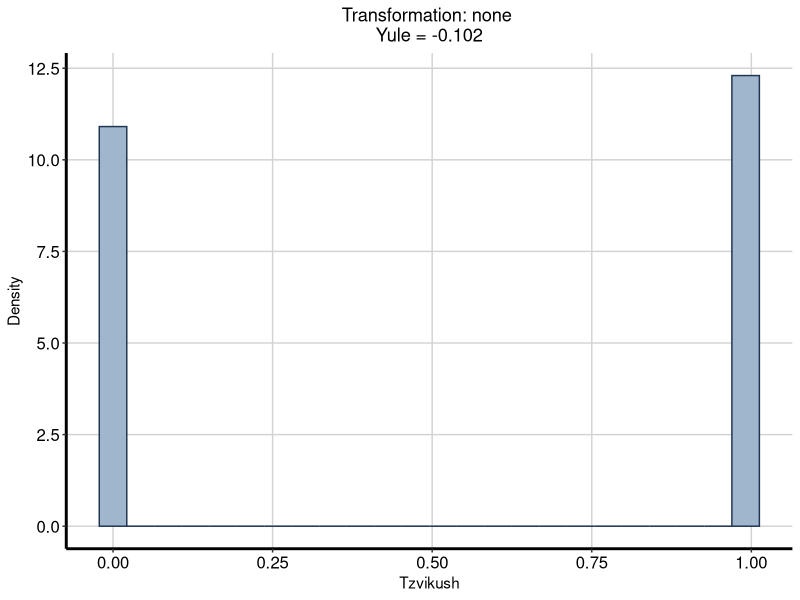
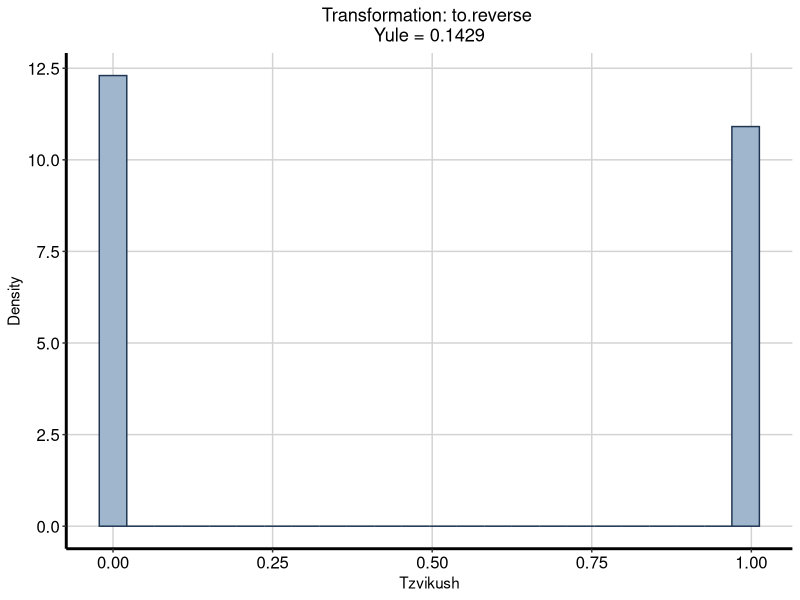
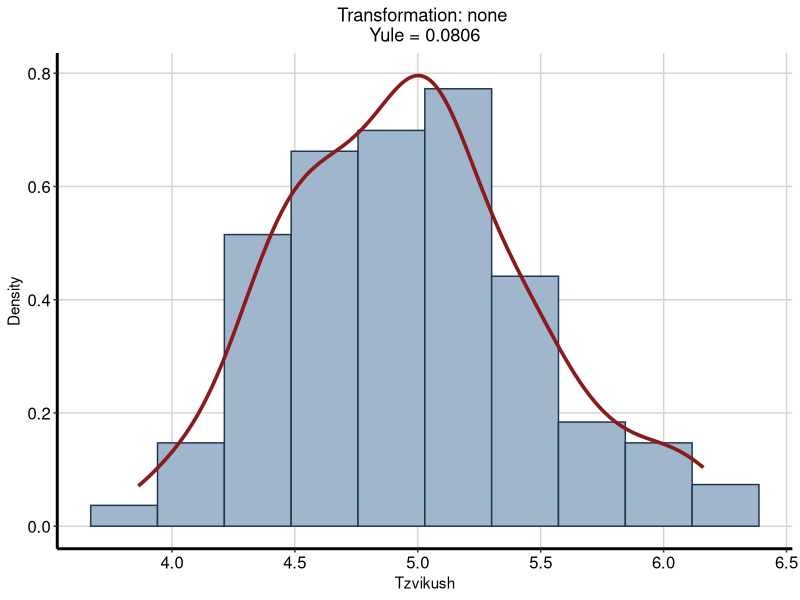
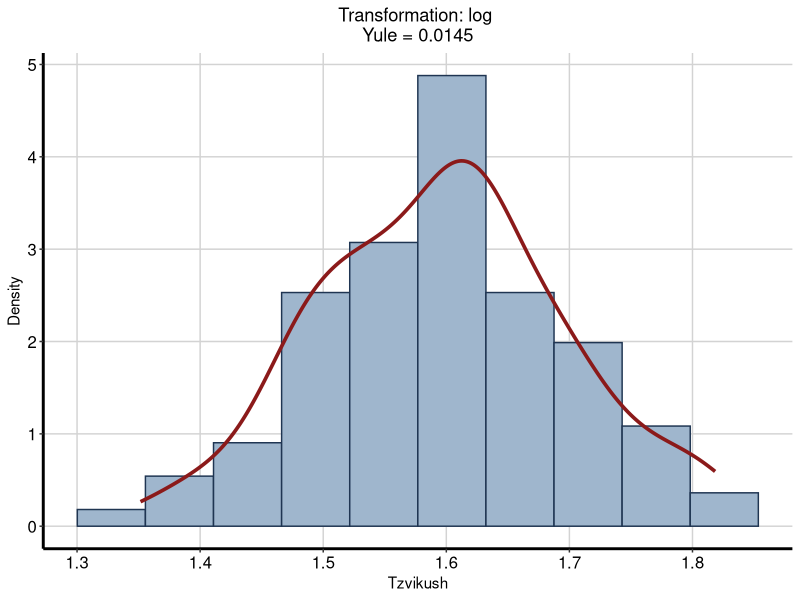
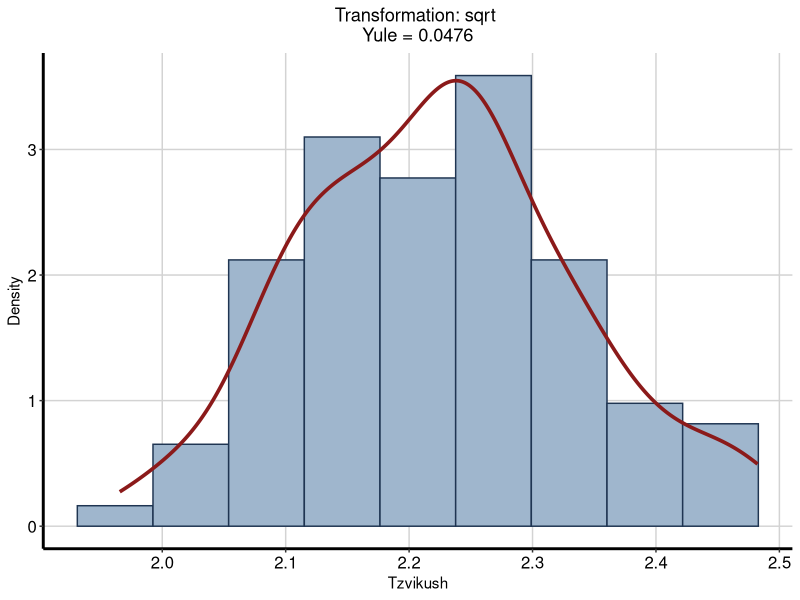
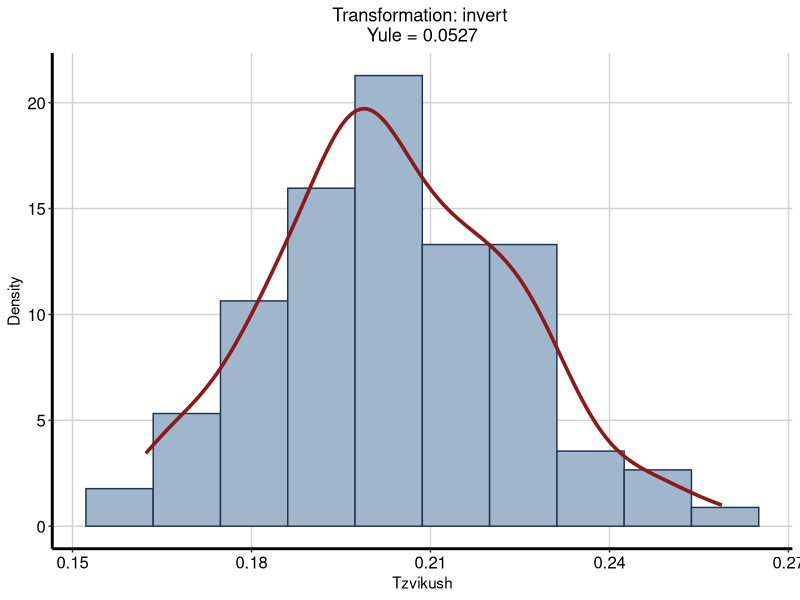
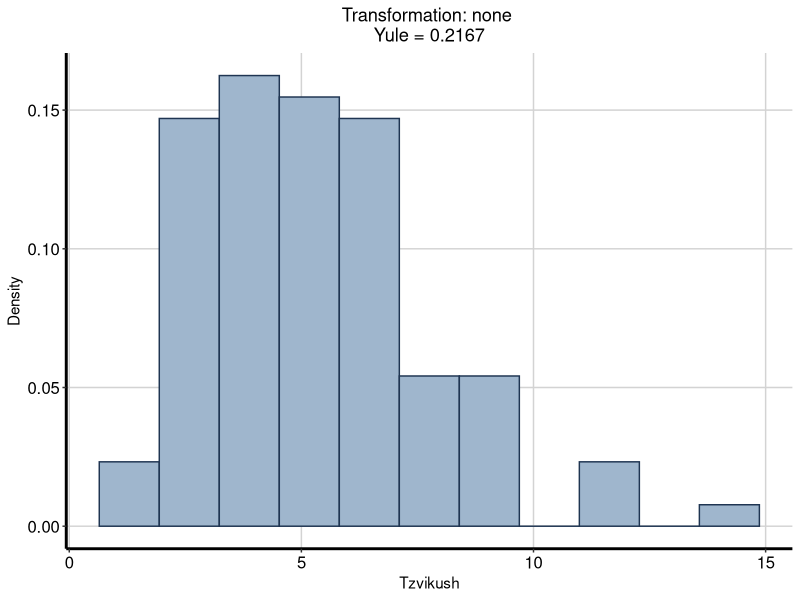
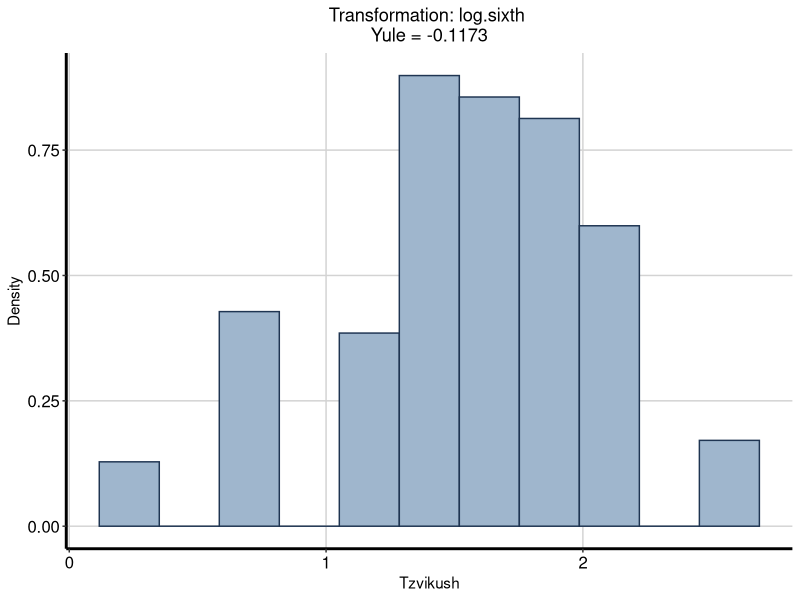

Source code (R) for these figures, in order:
###########################
# Libraries Load ----------------------------------------------------------
library('ggplot2')
###########################

###########################
# Index Functions  --------------------------------------------------------


## Creating index, currently only supports YULE
## Should always be as following 1. Index value 2. Order index (allowing none to be first)
## 3. Name of index
createIndex <- function(transform.list, index = 'Yule') { 
  if (index == 'Yule') { 
    yul.ind   <- unlist(lapply(transform.list, yuleIndex))
    names(yul.ind) <- names(transform.list)
    if (length(yul.ind) == 1) {
      return(list('Index' = yul.ind, 'Order' = 1, 'Name' = index))
    }
    ord.ind <- c(1, order(abs(yul.ind[2:length(yul.ind)])) + 1)
    return(list('Index' = yul.ind[ord.ind], 'Order' = ord.ind, 'Name' = index))  
  }
}


# Yule's index function
yuleIndex <- function(x) { 
  
  ## Checks 
  if (is.null(x)) { 
    return(NULL)
  }
  if (!any(is.numeric(x))) { 
    print("Can't calculate skewness for non-numeric arguments")
    stop()
  } 
  x <- sort(x)
  l <- length(x)
  ## Return 0 if variable is constant 
  if (length(unique(x)) == 1) {
    return(0)
  }
  if (l < 4) {
    print("Can't calculate skewness for a vector of length 3 or less")   
    stop()
  }
  l_1 <- floor(l / 4)
  m_1 <- mean(x[1:l_1], na.rm = T)
  m_2 <- mean(x[(l_1 + 1):(l - l_1 - 1)], na.rm = T)
  m_3 <- mean(x[(l - l_1):l], na.rm = T)
  numerator <- 0.5 * (m_1 + m_3) - m_2
  denominator <- 0.5 * (m_3 - m_1)
  sk <- numerator / denominator
  return(sk)
}

###########################

###########################
# Transformations ---------------------------------------------------------

## Cumlative Entropy 
cumlativeEntropy <- function(x) { 
  sum.x <- length(x)
  tab.x <- data.frame(table(x) / sum.x)
  p     <- nrow(tab.x)
  ## Dealing p = 0, first group 
  temp.q <- tab.x[1,'Freq'] 
  tab.x[1,'Changed.Value'] <- (temp.q * log(temp.q) + (1 - temp.q) * log(1 - temp.q)) / temp.q 
  ## Dealing q = 1, last group 
  temp.p <-  (1 -  tab.x[p,'Freq']) 
  tab.x[p,'Changed.Value'] <- (-temp.p * log(temp.p) - (1 - temp.p) * log(1 - temp.p)) / (1 - temp.p)
  for (i in 2:(p - 1)) {
    temp.q                   <- sum(tab.x[1:i,'Freq'])
    temp.p                   <- sum(tab.x[1:(i - 1),'Freq'])
    tab.x[i,'Changed.Value'] <- (temp.q * log(temp.q) + (1 - temp.q) * log(1 - temp.q) - 
                                   (temp.p * log(temp.p) + (1 - temp.p) * log(1 - temp.p))) / 
      (temp.q - temp.p)
  }
  x.new <-  tab.x[match(x, tab.x[ ,'x']), 'Changed.Value']
  return(x.new)
}

## Logit
logit <- function(x, const = 1 / 3 , b = 1) { 
  return(log((x + const) / (b - x + const)))
}


## Norm Logit 
norm.logit <- function(x, const = 1 / 3, a = 0, b = 1) { 
  frac.x <- (x - a) / (b - a)
  return(logit(frac.x, b = b))
}

## Replacing zero with the half the min absolute value of the vector 
## Does nothing otherwise
remZero <- function(x) {
  x.0 <- x == 0
  if (any(x.0, na.rm = T)) {
    x[x.0] <- min(abs(x[!x.0])) / 2 
  }
  return(x)
}


## Wrapping Transformations 
transformList <- function(target.vec, 
                          transform.vec, 
                          a = NULL, 
                          b = NULL) {
  transform.list      <- list()
  target.vec.rem.zero <- remZero(target.vec)
  ## Always add original at begining 
  transform.list[['none']] <- target.vec
  if ('log' %in% transform.vec) { 
    transform.list[['log']] <- log(target.vec.rem.zero) 
  }
  if ('sqrt' %in% transform.vec) { 
    transform.list[['sqrt']] <- sqrt(target.vec.rem.zero) 
  }
  if ('invert' %in% transform.vec) { 
    transform.list[['invert']] <- 1 / target.vec.rem.zero
  }
  if ('inv.sqrt' %in% transform.vec) { 
    transform.list[['inv.sqrt']] <- 1 / sqrt(target.vec.rem.zero)
  }
  if ('logit' %in% transform.vec) { 
    transform.list[['logit']] <- logit(target.vec, b)
  }
  if ('logit.norm' %in% transform.vec) { 
    transform.list[['norm.logit']] <- norm.logit(target.vec, a = a, b = b)
  }
  if ('cumulative.entropy' %in% transform.vec) { 
    transform.list[['cumulative.entropy']] <- cumlativeEntropy(target.vec)
  }
  if ('log.sixth' %in% transform.vec) { 
    transform.list[['log.sixth']] <- log(target.vec + (1 / 6))
  }
  if ('power.2' %in% transform.vec) { 
    transform.list[['power.2']] <- target.vec^2   
  } 
  if ('inv.sqrt.sixth' %in% transform.vec) { 
    transform.list[['inv.sqrt.sixth']] <- 1 / sqrt(target.vec.rem.zero + (1 / 6))
  }
  if ('frac' %in% transform.vec) { 
    transform.list[['frac']]  <- (target.vec - a) / (b - a)
  }
  if ('to.reverse' %in% transform.vec) {
    transform.list[['to.reverse']] <- b - target.vec 
  }
  return(transform.list)
}


###########################

###########################
# Plotting Functions  -----------------------------------------------------



## Binwidth Calculater based on Freedman Diaconis 
BinWidthHist <- function(x) { 
  bin.width <- (2 * IQR(x, na.rm = TRUE) / length(na.omit(x))^(1 / 3))
  bin.width <- ifelse(bin.width == 0, 2 / length(na.omit(x))^(1 / 3), bin.width)
  return(bin.width)
}

## Binwidth for density based on bw.nrd0 of base R 
BinWidthDens <- function(x) { 
  return(bw.nrd0(na.omit(x)))
}

## Creating a nicer theme for histograms
themeNice <- function() {
  theme.list <- list()
  theme.list[['Theme']] <-   theme_bw() +
                             theme(axis.line = element_line(size=1, colour = "black"),
                             panel.grid.major = element_line(colour = "#d3d3d3"),
                             panel.grid.minor = element_blank(),
                             panel.border = element_blank(), panel.background = element_blank(),
                             axis.text.x=element_text(colour="black", size = 12),
                             axis.text.y=element_text(colour="black", size = 12),
                             plot.title = element_text(hjust = 0.5))
  theme.list[['Color']] <- c('Density' = 'firebrick4', 'Hist.Col' = '#1F3552', 'Hist.Fill' = 'slategray3')
  return(theme.list)
}


## Plotting 
plotTransform <- function(transform.list, 
                          var.name = NULL, 
                          bin.width.plot = 1, 
                          window.size.plot = 1,
                          KDE = T,
                          ind.vec,
                          ind.name = NULL,
                          theme = 'Nice') { 
  ## Dealing with sizes (KDE, binwidth )
  bin.size   <- unlist(lapply(transform.list, BinWidthHist)) * bin.width.plot 
  if (KDE == T) { 
    win.size <- unlist(lapply(transform.list, BinWidthDens)) * window.size.plot
  }
  plot.list <- list()
  df.list   <- lapply(transform.list, data.frame)
  p       <- length(transform.list)
  for (i in 1:p) { 
    temp.plot <- ggplot(df.list[[i]], aes_string(x = names(df.list[[i]]))) +
      geom_histogram(aes(y=..density..), binwidth = bin.size[i]) + 
      ggtitle(paste('Transformation:', names(df.list)[i],
                    paste0('\n',ind.name), '=', round(ind.vec[i], 4))) + 
      xlab(var.name) + ylab('Density')
    if (theme == 'Nice')  {
      temp.plot <- temp.plot + 
        themeNice()[['Theme']] +
        geom_histogram(aes(y=..density..), binwidth = bin.size[i], 
                       colour = themeNice()[['Color']]['Hist.Col'], 
                       fill = themeNice()[['Color']]['Hist.Fill']) 
    }
    if (KDE == T) { 
      temp.plot <- temp.plot + geom_density(color = themeNice()[['Color']]['Density'], size = 1.25, bw = win.size[i]) 
    }
    plot.list[[i]] <- temp.plot
  }
  return(plot.list)
}
###########################

###########################
# Categories Functions  ---------------------------------------------------


## Function for amounts 
amountFunction <- function(target.vec) { 
  # If right skewed perform sqrt, log and inverse transformation
  if (mean(target.vec, na.rm = TRUE) > median(target.vec, na.rm = TRUE))
  {
    temp.transform <- c('log', 'sqrt', 'invert')
    ## If left skewed perform power of 2 
  } else {
    temp.transform <- c('power.2')
  }
  return(temp.transform)
}

## Functions for counts 
countFunction <- function(target.vec) { 
  tran.vec <- c('log.sixth', 'inv.sqrt.sixth')
  return(tran.vec)
}

## Function for Ratio 
ratioFunction <- function(target.vec, a, b) { 
  tran.vec <- c('log')
  return(tran.vec)
}

## Function for Proportion 
propFunction <- function() {
  tran.vec <- c('logit') 
  return(tran.vec)
}

## Bounded amount function 
boundedAmountFunc <- function(target.vec, a, b) { 
  tran.vec <- c('logit.norm', 'frac') 
  return(tran.vec)
}

## Bounded Count 
boundedCountFunc <- function(target.vec, a, b) { 
  tran.vec <- c('logit.norm') 
  return(tran.vec)
}

## Ranks  
ranksFunc <- function(target.vec, a, b) { 
  tran.vec <- c('logit.norm') 
  return(tran.vec)
}

## Ordered Categories 
orderedCatFunc <- function(target.vec) { 
  tran.vec <- c('cumulative.entropy') 
  return(tran.vec)
}

## Counted fractions 
countFracFunction <- function(target.vec, b) { 
  tran.vec <- c('logit') 
  return(tran.vec)
}


###########################

###########################
# Wrapping Function Barak  ------------------------------------------------


wrapTypes <- function(target.vec, 
                      type,
                      a = min(target.vec, na.rm = T), 
                      b = max(target.vec, na.rm = T),
                      to.reverse  = FALSE, 
                      bin.width   = 1,
                      window.size = 1,
                      var.name    = NULL,
                      index.type  = 'Yule') { 
  tran.vec <- NULL
  dens.flag <- TRUE
  if (type == "Amounts") {
    tran.vec <- amountFunction(target.vec)
  }
  if (type == "Counts") {
    tran.vec <- countFunction(target.vec) 
    dens.flag <- FALSE
  }
  if (type == "Ratio") {
    tran.vec <- ratioFunction(target.vec, a = a, b = b)
  }
  if (type == "Proportion") {
    tran.vec <- propFunction(target.vec, a = a, b = b)
  }
  if (type == "Counted Fraction") {
    tran.vec <- countFracFunction(target.vec, b = b)
  }
  if (type == "Bounded Amounts") {
    tran.vec <- boundedAmountFunc(target.vec, a = a, b = b)
  }
  if (type %in% c("Bounded Counts", "Bounded counts")) {
    tran.vec <- boundedCountFunc(target.vec, a = a, b = b)
  }
  if (type == "Ranks") {
    tran.vec <- ranksFunc(target.vec, a = a, b = b)
  }
  if (type == "Ordered Categories") {
    tran.vec  <- orderedCatFunc(target.vec)
    dens.flag <- FALSE
  }
  if (type %in% c("Binary (categories)" ,"Category", "Difference")) { 
    tran.vec  <- NULL 
    dens.flag <- FALSE
  }  
  if (type == "To Be Determined") {
    return("Cant Plot")
  }
  if (to.reverse == TRUE) {
    tran.vec <- c(tran.vec, "to.reverse")
  }
  ## Arranging Data 
  transform.list <- transformList(target.vec = target.vec, 
                                  transform.vec = tran.vec,
                                  a = a, 
                                  b = b)
  ## Calculating Index 
  index.list     <- createIndex(transform.list, index = index.type)
  ## Sorting 
  transform.list <- transform.list[index.list[['Order']]]
  ## Plotting 
  plot.list     <- plotTransform(transform.list = transform.list, 
                                 var.name = var.name,
                                 bin.width.plot = bin.width,
                                 window.size.plot = window.size,
                                 KDE = dens.flag, 
                                 ind.vec = index.list[['Index']],
                                 ind.name = index.list[['Name']] ) 
  return(list('Transformations' = transform.list, 'Plots' = plot.list, 'Index' = index.list))
}



###########################

###########################
# Guessing Functions  -----------------------------------------------------


## Automatic VarType guesser 
## Cant guess ordered categories or any type of bounded variable 

GuessType <- function(x, cat.thres = 2) {
  x.no.na <- na.omit(x)
  ## If not a number then determined by user
  if (!(is.numeric(x.no.na)) || !(is.integer(x.no.na))) { 
    return(c('a' = NA, 'b' = NA, 'Type' = 'To Be Determined'))
  }
  a.guess   <- min(x.no.na) 
  b.guess   <- max(x.no.na) 
  ## Cheacking var type 
  is.const  <- length(unique(x.no.na)) == 1
  ## Number of unique values is smaller than threshold 
  is.category <- length(unique(x.no.na)) <= cat.thres
  ## Count all observation are positive and round numbers 
  is.count  <- (all(x.no.na == round(x.no.na, 2)) && (a.guess >= 0)) && (length(unique(x.no.na)) != x.no.na)
  ## All the observations are between 0 and 1 
  is.frac   <- (a.guess >= 0) && (b.guess <= 1)
  ## Ranking ranks remains rank 
  is.rank   <- all(sort(x.no.na) == sort(rank(x.no.na)))
  ## Not complete numbers or has negative observations 
  is.amount  <- ((mean(x.no.na - round(x.no.na))^2) > 0) || a.guess < 0 
  if (is.const == T) {
    return(c('a' = a.guess, 'b' = b.guess, 'Type' = "Constant"))
  }
  if (is.category == T) { 
    return(c('a' = a.guess, 'b' = b.guess, 'Type' = "Category"))
  }
  if (is.count == T) { 
    return(c('a' = a.guess, 'b' = b.guess, 'Type' = "Counts"))
  }
  if (is.frac == T) {
    return(c('a' = 0, 'b' = 1, 'Type' = "Proportion"))
  }
  if (is.rank == T) { 
    return(c('a' = a.guess, 'b' = b.guess, 'Type' = "Ranks"))
  }
  if (is.amount == T) { 
    return(c('a' = a.guess, 'b' = b.guess, 'Type' = "Amounts"))
  }
  else { 
    return(c('a' = NA, 'b' = NA, 'Type' = "To Be Determined"))
  }
}


## Using Guess On Variables 

WrapGuess <- function(file) { 
  p         <- ncol(file) 
  name.vec  <- colnames(file)  
  guess.dat <- data.frame('Variable' = rep(NA ,p), 
                          'a' = rep(NA ,p), 
                          'b' = rep(NA ,p), 
                          'Type' = rep(NA ,p), 
                          'To.Reverse' = rep(0 ,p))  
  for (i in 1:p) { 
    guess.dat[i,'Variable'] <- name.vec[i] 
    guess.dat[i,c(2:4)]     <- GuessType(file[ ,i])
  }
  return(guess.dat) 
}

###########################

###########################
# Checking  ---------------------------------------------------------------
wrapTypes(target.vec = rbinom(100, 1,0.5), type = "Binary (categories)", bin.width = 0.1,var.name = 'Tzvikush', to.reverse = TRUE)
wrapTypes(target.vec = rnorm(100, 5,0.5), type = "Amounts", var.name = 'Tzvikush', bin.width = 1, window.size = 1)
wrapTypes(target.vec = rpois(100, 5), type = "Counts", var.name = 'Tzvikush')
wrapTypes(target.vec = rpois(100, 5) / 10, type = "Ratio", var.name = 'Tzvikush')

## Read Data
dat <- read.csv('merged_db_CM.csv')

wrapTypes(target.vec = dat$attention_mmse, type = "Bounded counts", bin.width = 1,var.name = 'Tzvikush', to.reverse = F, b =5, a=0)
wrapTypes(target.vec = dat$MML, type = "Binary (categories)", bin.width = 1,var.name = 'Tzvikush', to.reverse = F, b =1, a=0)
wrapTypes(target.vec = dat$MMTRIALS, type = "Binary (categories)", bin.width = 1,var.name = 'Tzvikush', to.reverse = F, b =1, a=0)
wrapTypes(target.vec = dat$NPITOTAL, type = "Amounts")

###########################